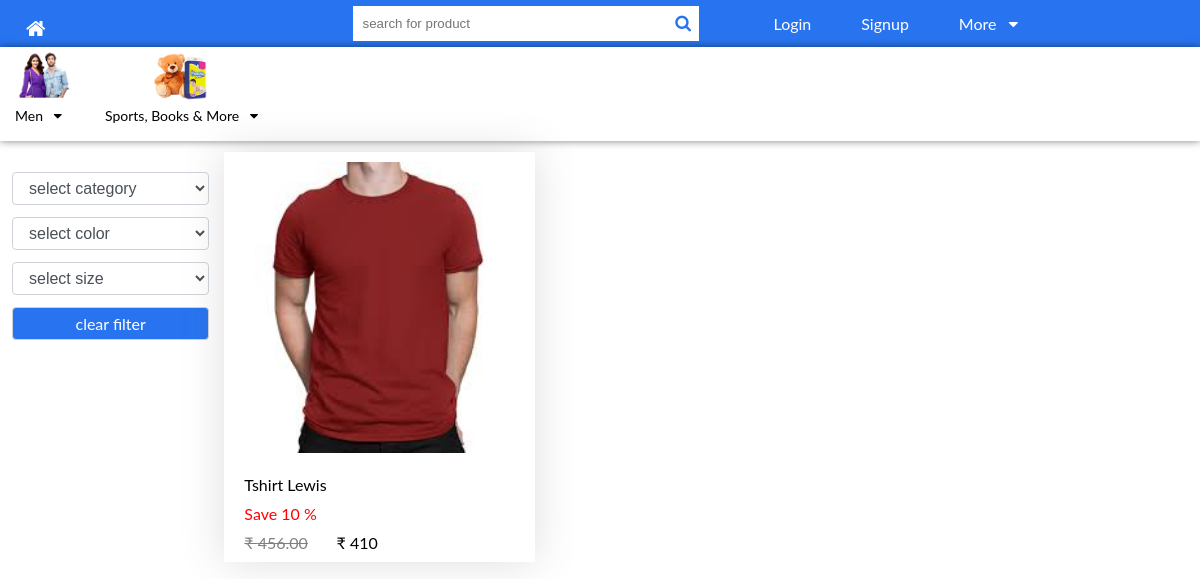
Screenshot of /product-list/1/t-shirts/ with the database file from the repository.
### Eshop/models.py (models this page shows, shortened)
class Categories(models.Model):
    id = models.AutoField(primary_key=True)
    title = models.CharField(max_length=50,null=False,blank=False)
    slug = models.CharField(max_length=50,null=False,blank=False,unique=True)
    thumbnail = models.ImageField(upload_to='categories/',null=False,blank=False)

class Product(models.Model):
    STATUS = (
        ('True','True'),
        ('False','False')
    )
    VARIANTS = (
        ('None','None'),
        ('Size','Size'),
        ('Color','Color'),
        ('Size-Color','Size-Color')
    )
    id = models.AutoField(primary_key=True)
    subcategoryvariant = models.ForeignKey(SubCategoriesVariant,on_delete=models.CASCADE)
    title = models.CharField(max_length=200)
    keywords = models.CharField(max_length=200)
    description = models.TextField()
    price = models.DecimalField(max_digits=10,decimal_places=2,default=0)
    discount = models.IntegerField(default=0)
    quantity = models.IntegerField(default=1)
    detail = RichTextField(null=False,blank=False)
    color = models.ForeignKey(Color,on_delete=models.CASCADE,null=True,blank=True,default=None)
    size = models.ForeignKey(Size,on_delete=models.CASCADE,null=True,blank=True,default=None)
    slug = models.SlugField(null=False,blank=False,unique=True)
    variant = models.CharField(max_length=20,choices=VARIANTS,default='None')
    status = models.CharField(max_length=10,choices=STATUS)
    created_at = models.DateTimeField(auto_now_add=True)
    updated_at = models.DateTimeField(auto_now_add=True)

class ProductMedia(models.Model):
    id = models.AutoField(primary_key=True)
    product = models.ForeignKey(Product,on_delete=models.CASCADE)
    image = models.ImageField(upload_to='products/',null=True,blank=True)

class ProductVariant(models.Model):
    id = models.AutoField(primary_key=True)
    title = models.CharField(max_length=100,null=True,blank=True)
    product = models.ForeignKey(Product,on_delete=models.CASCADE)
    color = models.ForeignKey(Color,on_delete=models.CASCADE,null=True,blank=True)
    size = models.ForeignKey(Size,on_delete=models.CASCADE,null=True,blank=True)
    quantity = models.IntegerField(default=1)
    price = models.DecimalField(max_digits=12,decimal_places=2,default=0)
    discount = models.IntegerField(default=0)

### Eshop/views.py (the view)
# urls.py: path('product-list/<int:pk>/<slug:slug>/',views.ProductListView.as_view(),name='product_list'),
class ProductListView(View):
    def get(self,request,*args,**kwargs):
        pk = kwargs['pk']
        sub_cat = SubCategoriesVariant.objects.get(id=pk).subcategory
        category_filter = SubCategories.objects.get(id=sub_cat.id)
        related_color_products = Product.objects.filter(subcategoryvariant=pk)
        result_color = []
        for related_color_product in related_color_products:
            if (related_color_product.color is not None) and (related_color_product.color.id not in result_color):
                result_color.append(related_color_product.color.id)
        color_filter = Color.objects.filter(id__in=result_color)
        related_size_products = Product.objects.filter(subcategoryvariant=pk)
        result_size = []
        for related_size_product in related_size_products:
            if (related_size_product.size is not None) and (related_size_product.size.id not in result_size):
                result_size.append(related_size_product.size.id)
        size_filter = Size.objects.filter(id__in=result_size)
        product = Product.objects.filter(subcategoryvariant=pk)
        category = request.GET.get('category')
        if category:
            product = product.filter(subcategoryvariant=category)
        color = request.GET.get('color')
        if color:
            product = product.filter(color=color)
        size = request.GET.get('size')
        if size:
            product = product.filter(size=size)
        context = {
            'categories':Categories.objects.all(),
            'products' : product,
            'category_filter':category_filter.subcategoriesvariant_set.all(),
            'color_filter':color_filter,
            'size_filter':size_filter,
            'active_category_filter':category,
            'active_color_filter':color,
            'active_size_filter':size
        }
        return render(self.request,template_name='product_list.html',context=context)

### Eshop/templatetags/customfilters.py (called while the page is built)
@register.filter(name='sale_price')
def sale_price(original_price,discount):
    return floor(original_price - (original_price*discount/100))

@register.filter(name='filter_active')
def filter_active(val1,val2):
    if str(val1)==str(val2):
        return True
    else:
        return False

### Eshop/templates/product_list.html (shortened to what this page needs)
{% load static %}
{% load customfilters %}
<!DOCTYPE html>
<html lang="en">
<head>
    <link rel="stylesheet" href="{% static 'css/product_list.css' %}">
</head>
<body>
    {% include 'nav.html' %}
<div class="grid">
    <div class="slider">
        <form action="" id="FilterFormLarge" class="filterForm" method="GET">
            <br>
            <div class="form-group">
                <select name="category" id="category" onchange="FilterFormLarge()">
                    <option value="">select category</option>
                </select>
            </div>
            <div class="form-group">
                <select name="color" id="color" onchange="FilterFormLarge()">
                    <option value="">select color</option>
                </select>
            </div>
            <div class="form-group">
                <select name="size" id="size" onchange="FilterFormLarge()">
                    <option value="">select size</option>
                </select>
            </div>
            <div class="form-group">
                <a href="{{ request.path }}" class="clear-btn">clear filter</a>
            </div>
        </form>
    </div>
    <div class="outer">
        <div class="content">
            {% for product in products %}
            {% if product.variant != 'None' %}
                <a href="{% url 'product_detail' product.id product.slug %}">
                    <div class="item">
                        <img src="{{ product.productmedia_set.all.first.image.url }}" alt="">
                        <br><br>
                        <p class="title">{{ product.title }}</p>
                        <p class="discount">Save {{ product.productvariant_set.all.first.discount }} %</p>
                        <span class="delete">
                            <del>₹ {{ product.productvariant_set.all.first.price }}</del>
                            <span style="color:black;">₹ {{ product.productvariant_set.all.first.price|sale_price:product.productvariant_set.all.first.discount }}</span>
                        </span>
                    </div>
                </a>
            {% endif %}
            {% endfor %}
        </div>
    </div>
</div>
</body>
</html>

### Eshop/templates/nav.html (shortened to what this page needs)
{% load static %}
<link rel="stylesheet" href="{% static 'css/navigation.css'%}">
<link rel="stylesheet" href="https://cdnjs.cloudflare.com/ajax/libs/font-awesome/4.7.0/css/font-awesome.min.css">
<div class="top-nav">
    <div class="form">
        <div>
            <a href="/" id="logo">
                <i class="fa fa-home" ></i>
            </a>
        </div>
        <form class="searching" method="GET" action="/search/">
            <input type="search" class="search" name="search" placeholder="search for product"  autocomplete="off">
            <button type="submit" class="submit"><i class="fa fa-search"></i></button>
        </form>
    </div>
    <div class="list">
        <ul>
        {% if request.user.is_authenticated %}
        <a href="{% url 'myorders' %}" class="link">Myorders</a>
        <a href="{% url 'logout' %}" class="link">Logout</a>
        {% else %}
            <a href="{% url 'login' %}" class="link">Login</a>
            <a href="{% url 'signup' %}" class="link">Signup</a>
        {% endif %}
            <a onclick="myfunc()" id='click' href="#" class="link">More &nbsp;&nbsp;<i class="fa fa-caret-down"></i></a>
        </ul>
    </div>
</div>
<div class="categorybar">
    <ul>
        {% for category in categories %}
        <li>
            <a style="-webkit-user-select: none; -ms-user-select: none; user-select: none;">
                <img src="{{ category.thumbnail.url }}" alt=""
                    style="display:block; height:60px; width:60px; margin:auto;">
                <small>{{ category.title }} &nbsp;&nbsp;<i class="fa fa-caret-down"></i></small>
            </a>
        </li>
        {% endfor %}
    </ul>
</div>

### static/css/product_list.css (style rules this page uses)
.grid { display:grid; grid-template-columns:2fr 10fr; grid-gap:1rem; }
.outer { padding:5px; }
.content { padding:6px; display:grid; grid-gap:1rem; grid-template-columns: repeat(3,4fr); }
a { text-decoration:none; color:black; }
.item { padding:10px; box-shadow: 0px 0px 40px 0px rgba(99, 91, 91, 0.2); }
.item img { width:100%; height:auto; }
.item .title { font:bold; margin-left: 10px; }
.item .discount { font:normal; margin:10px 10px 10px 10px; color:red; }
.item .delete { margin-left: 10px; font: bold; color:grey; }
.slider select { display:block; width:100%; padding:.375rem .75rem; font-size:1rem; line-height:1.5; color: #495057; background-color: #fff; border: 1px solid #ced4da; border-radius: .25rem; margin: .75rem; }
.clear-btn { display:block; background-color:#2874f0; color:white; border: 1px solid #ced4da; border-radius: .25rem; padding:.375rem .75rem; margin: .75rem; width:100%; text-align: center; }

### static/css/navigation.css (style rules this page uses)
* { margin: 0; padding: 0; }
* { box-sizing: border-box; }
body { font-family: "Lato", sans-serif; }
a { text-decoration: none; color: black; }
.top-nav { display: grid; grid-template-columns: 7fr 5fr; background-color: #2874f0; padding: 6px; }
.form { display:grid; grid-template-columns: 6fr 6fr; }
.form form { display:grid; grid-template-columns:11fr 1fr; }
form .search { padding: 10px; border:none; outline:none; }
form .submit { background-color:white; color: #2874f0; border:none; font-size: 17px; padding:0px 8px 0px 8px; cursor: pointer; outline:none; }
.list ul { list-style:none; display:flex; padding-left:10%; }
.list ul .link { color:white; text-decoration:none; padding:8px 25px 8px 25px; }
#logo { display: block; color:white; margin-top:9px; margin-left:20px; font-size:21px; }
.categorybar { background-color:white; box-shadow: 0px 0px 8px 0px rgba(0, 0.5, 0, 0.5); overflow: auto; }
.categorybar ul { display:flex; list-style:none; }
.categorybar ul li { padding:0px 15px; }
.categorybar ul li a { text-decoration:none; color:black; }
.categorybar ul li a small { display:block; margin:auto; font-size:14px; margin-bottom:17px; }

### rows the page displays
Categories: thumbnail (picture), title "Men"
Categories: thumbnail (picture), title "Sports, Books & More"
Product: productmedia_set.all.first.image (picture), title "Tshirt Lewis", productvariant_set.all.first.discount "10", productvariant_set.all.first.price "456.00", productvariant_set.all.first.price|sale_price "410"
